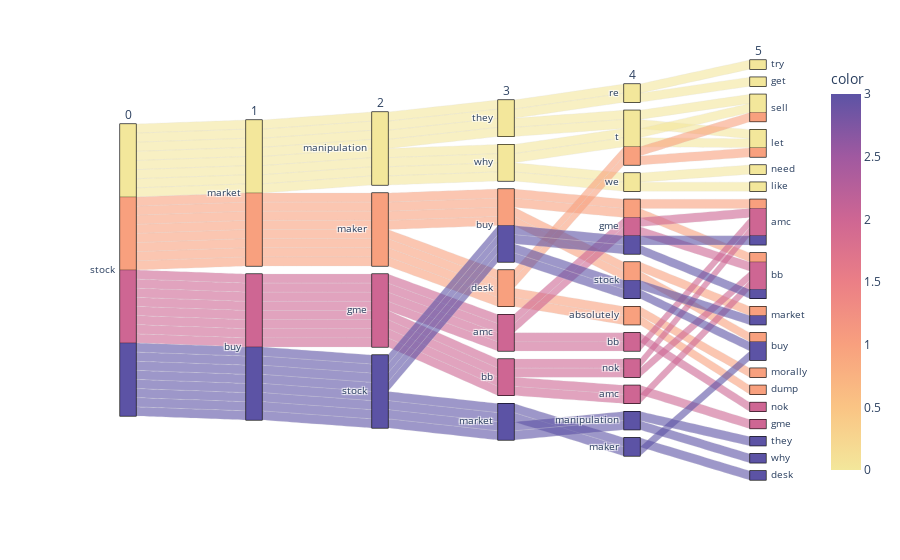

Here is the notebook cell this chart was saved with:
### Code cell
from word_viz import parallel_word_chart

parallel_word_chart(
    df.head(1000),
    "selftext",
    number_rows=2,
    number_cols=6,
    word="stock",
    preprocess_text=True,
)

### Figure 1 — Plotly figure (JSON) as saved in the notebook; plotly's stock layout.template omitted (floating-point values rounded to 4 significant figures)
{"data": [{"dimensions": [{"label": "0", "values": ["stock", "stock", "stock", "stock", "stock", "stock", "stock", "stock", "stock", "stock", "stock", "stock", "stock", "stock", "stock", "stock", "stock", "stock", "stock", "stock", "stock", "stock", "stock", "stock", "stock", "stock", "stock", "stock", "stock", "stock", "stock", "stock"]}, {"label": "1", "values": ["market", "market", "market", "market", "market", "market", "market", "market", "market", "market", "market", "market", "market", "market", "market", "market", "buy", "buy", "buy", "buy", "buy", "buy", "buy", "buy", "buy", "buy", "buy", "buy", "buy", "buy", "buy", "buy"]}, {"label": "2", "values": ["manipulation", "manipulation", "manipulation", "manipulation", "manipulation", "manipulation", "manipulation", "manipulation", "maker", "maker", "maker", "maker", "maker", "maker", "maker", "maker", "gme", "gme", "gme", "gme", "gme", "gme", "gme", "gme", "stock", "stock", "stock", "stock", "stock", "stock", "stock", "stock"]}, {"label": "3", "values": ["they", "they", "they", "they", "why", "why", "why", "why", "buy", "buy", "buy", "buy", "desk", "desk", "desk", "desk", "amc", "amc", "amc", "amc", "bb", "bb", "bb", "bb", "market", "market", "market", "market", "buy", "buy", "buy", "buy"]}, {"label": "4", "values": ["re", "re", "t", "t", "we", "we", "t", "t", "gme", "gme", "stock", "stock", "absolutely", "absolutely", "t", "t", "bb", "bb", "gme", "gme", "nok", "nok", "amc", "amc", "manipulation", "manipulation", "maker", "maker", "gme", "gme", "stock", "stock"]}, {"label": "5", "values": ["try", "get", "sell", "let", "need", "like", "sell", "let", "amc", "bb", "market", "buy", "morally", "dump", "sell", "let", "nok", "amc", "amc", "bb", "amc", "bb", "bb", "gme", "they", "why", "buy", "desk", "amc", "bb", "market", "buy"]}], "domain": {"x": [0, 1], "y": [0, 1]}, "line": {"color": [0, 0, 0, 0, 0, 0, 0, 0, 1, 1, 1, 1, 1, 1, 1, 1, 2, 2, 2, 2, 2, 2, 2, 2, 3, 3, 3, 3, 3, 3, 3, 3], "coloraxis": "coloraxis"}, "name": "", "type": "parcats"}], "layout": {"autosize": true, "coloraxis": {"colorbar": {"title": {"text": "color"}}, "colorscale": [[0, "rgb(243, 231, 155)"], [0.1667, "rgb(250, 196, 132)"], [0.3333, "rgb(248, 160, 126)"], [0.5, "rgb(235, 127, 134)"], [0.6667, "rgb(206, 102, 147)"], [0.8333, "rgb(160, 89, 160)"], [1, "rgb(92, 83, 165)"]]}, "legend": {"tracegroupgap": 0}, "margin": {"t": 60}}}
